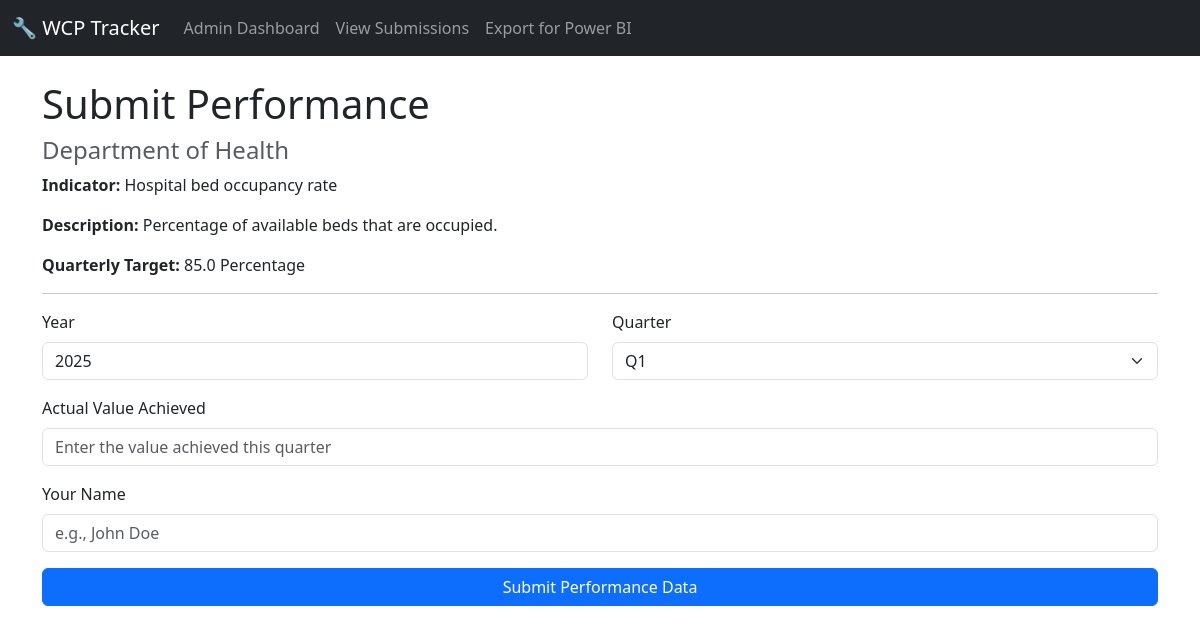
/submit/1, run on the app's committed database.
### models.py (models this page shows, shortened)
class Department(db.Model):
    id = db.Column(db.Integer, primary_key=True)
    name = db.Column(db.String(150), unique=True, nullable=False)
    email = db.Column(db.String(150), unique=True, nullable=False)
    head_name = db.Column(db.String(150), nullable=False)
    created_at = db.Column(db.DateTime, default=datetime.utcnow)
    indicators = db.relationship('APPIndicator', back_populates='department', lazy=True, cascade="all, delete-orphan")

class APPIndicator(db.Model):
    id = db.Column(db.Integer, primary_key=True)
    indicator_name = db.Column(db.String(255), nullable=False)
    description = db.Column(db.Text, nullable=True)
    target_value = db.Column(db.Float, nullable=False)
    unit = db.Column(db.String(50), nullable=False)  # e.g., "Percentage", "Number", "Rand"
    department_id = db.Column(db.Integer, db.ForeignKey('department.id'), nullable=False)
    department = db.relationship('Department', back_populates='indicators')
    submissions = db.relationship('QuarterlySubmission', back_populates='indicator', lazy=True,
                                  cascade="all, delete-orphan")

### app.py (the view, shortened to what this page needs)
@app.route('/submit/<int:indicator_id>', methods=['GET', 'POST'])
def submit_performance(indicator_id):
    indicator = APPIndicator.query.get_or_404(indicator_id)
    form = SubmissionForm()
    return render_template('submission_form.html', form=form, indicator=indicator, title="Submit Performance")

### forms.py
class SubmissionForm(FlaskForm):
    quarter = SelectField(
        'Quarter',
        choices=[(1, 'Q1'), (2, 'Q2'), (3, 'Q3'), (4, 'Q4')],
        coerce=int,
        validators=[DataRequired()]
    )
    year = IntegerField(
        'Year',
        validators=[DataRequired(), NumberRange(min=2020, max=2050)],
        default=datetime.now().year
    )
    actual_value = FloatField('Actual Value Achieved', validators=[DataRequired()])
    submitted_by = StringField('Your Name', validators=[DataRequired()])
    submit = SubmitField('Submit Performance Data')

### templates/submission_form.html (shortened to what this page needs)
{% extends 'base.html' %}
{% block content %}
    <h1>{{ title }}</h1>
    <h4 class="text-muted">{{ indicator.department.name }}</h4>
    <p><strong>Indicator:</strong> {{ indicator.indicator_name }}</p>
    <p><strong>Description:</strong> {{ indicator.description }}</p>
    <p><strong>Quarterly Target:</strong> {{ indicator.target_value }} {{ indicator.unit }}</p>
    <hr>
    <form method="POST" action="">
        <div class="row">
            <div class="col-md-6 mb-3">
                {{ form.year.label(class="form-label") }}
                {{ form.year(class="form-control") }}
            </div>
            <div class="col-md-6 mb-3">
                {{ form.quarter.label(class="form-label") }}
                {{ form.quarter(class="form-select") }}
            </div>
        </div>
        <div class="mb-3">
            {{ form.actual_value.label(class="form-label") }}
            {{ form.actual_value(class="form-control", placeholder="Enter the value achieved this quarter") }}
        </div>
        <div class="mb-3">
            {{ form.submitted_by.label(class="form-label") }}
            {{ form.submitted_by(class="form-control", placeholder="e.g., John Doe") }}
        </div>
        {{ form.submit(class="btn btn-primary w-100") }}
    </form>
{% endblock %}

### data on the page
Department: department.name "Department of Health"
APPIndicator: indicator_name "Hospital bed occupancy rate", description "Percentage of available beds that are occupied.", target_value "85.0", unit "Percentage"

### other printed values
{{ title }} "Submit Performance"
